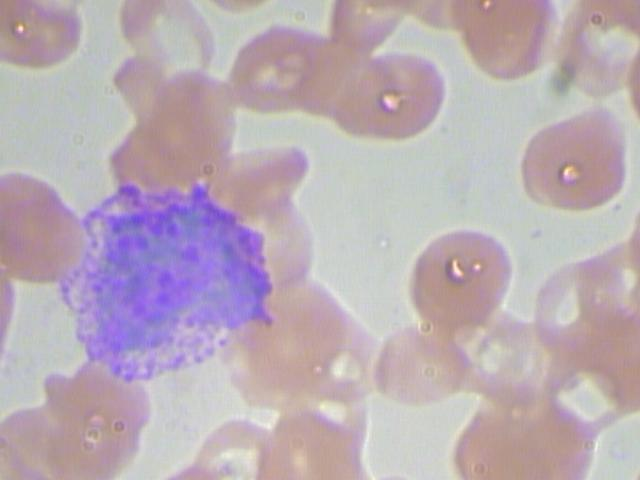
#> input picture BloodImage_00008.jpg, 640 x 480 px; its folder holds only this picture in this run
$ python -i Segmentation.py   (imports and definitions only)
#> lines starting #> are read from the running program, lines starting #| are printed output that depends on the picture

import cv2 as cv
import imageio
from sklearn.cluster import KMeans
import numpy as np
from sklearn.mixture import GaussianMixture
from sklearn.decomposition import NMF
from skimage.feature import peak_local_max
import os
import time

# [5 lines left out: function convert_hsv_circular, not called in this run]

def apply_median_filter(img_rgb, kernel_size=3):
    img_denoised = cv.medianBlur(img_rgb, kernel_size)
    return img_denoised

def rgb2od(I):
    I = I.astype(np.float32)
    I = np.clip(I, 1.0, 255.0)
    return -np.log(I / 255.0)

def od2rgb(OD):
    I = np.exp(-OD) * 255.0
    I = np.clip(I, 0, 255).astype(np.uint8)
    return I

def get_stain_matrix_macenko(I, beta=0.15, alpha=1.0):
    OD = rgb2od(I).reshape((-1, 3))
    mask = (OD.max(axis=1) > beta)
    ODhat = OD[mask]
    if ODhat.shape[0] < 10:
        raise ValueError("Not enough stained pixels found. Try lowering beta or use a different method.")
    _, _, Vt = np.linalg.svd(ODhat.T, full_matrices=False)
    V = Vt[:2, :].T
    projected = np.dot(ODhat, V)
    angles = np.arctan2(projected[:, 1], projected[:, 0])
    low, high = np.percentile(angles, [alpha, 100.0 - alpha])
    v1 = np.dot(V, [np.cos(low), np.sin(low)])
    v2 = np.dot(V, [np.cos(high), np.sin(high)])
    v1 = v1 / np.linalg.norm(v1)
    v2 = v2 / np.linalg.norm(v2)
    W = np.vstack((v1, v2)).T
    return W

# [4 lines left out: function get_concentrations_nnls, not called in this run]

def macenko_normalize(source_rgb, target_rgb, beta=0.15, alpha=1.0):
    Ws = get_stain_matrix_macenko(source_rgb, beta=beta, alpha=alpha)
    Wt = get_stain_matrix_macenko(target_rgb, beta=beta, alpha=alpha)
    h, w, _ = source_rgb.shape
    OD_s = rgb2od(source_rgb).reshape((-1, 3)).T
    Cs = get_concentrations_nnls(Ws, OD_s)
    OD_t = rgb2od(target_rgb).reshape((-1, 3)).T
    Ct = get_concentrations_nnls(Wt, OD_t)
    maxCt = np.percentile(Ct, 99, axis=1)
    maxCs = np.percentile(Cs, 99, axis=1)
    scaling = (maxCt / (maxCs + 1e-8))[:, np.newaxis]
    Cs_scaled = Cs * scaling
    OD_norm_flat = np.dot(Wt, Cs_scaled)
    OD_norm = OD_norm_flat.T.reshape((h, w, 3))
    img_norm_local = od2rgb(OD_norm)
    return img_norm_local

def nmf_normalize(source_rgb, target_rgb, n_components=2):
    h, w, _ = source_rgb.shape
    OD_s = rgb2od(source_rgb).reshape((-1, 3))
    OD_t = rgb2od(target_rgb).reshape((-1, 3))
    mask_s = OD_s.max(axis=1) > 0.15
    mask_t = OD_t.max(axis=1) > 0.15
    OD_s_hat = OD_s[mask_s]
    OD_t_hat = OD_t[mask_t]
    if OD_s_hat.shape[0] < 10 or OD_t_hat.shape[0] < 10:
        raise ValueError("Not enough stained pixels for NMF fallback.")
    nmf_t = NMF(n_components=n_components, init='nndsvda', random_state=0, max_iter=500)
    Ht = nmf_t.fit_transform(OD_t_hat)
    Wt = nmf_t.components_
    nmf_s = NMF(n_components=n_components, init='nndsvda', random_state=0, max_iter=500)
    Hs = nmf_s.fit_transform(OD_s_hat)
    Ws = nmf_s.components_
    maxHt = np.percentile(Ht, 99, axis=0)
    maxHs = np.percentile(Hs, 99, axis=0)
    scale = (maxHt / (maxHs + 1e-8))
    Hs_full = nmf_s.transform(OD_s)
    Hs_scaled = Hs_full * scale
    OD_norm = np.dot(Hs_scaled, Wt)
    OD_norm_img = OD_norm.reshape((h, w, 3))
    img_norm_local = od2rgb(OD_norm_img)
    return img_norm_local

def apply_macenko_normalization(img_denoised, ref_img_rgb):
    img_macenko = None
    last_error = None

    for beta in (0.15, 0.10, 0.05):
        for alpha in (1.0, 5.0, 10.0):
            try:
                img_macenko = macenko_normalize(img_denoised, ref_img_rgb, beta=beta, alpha=alpha)
                last_error = None
                break
            except Exception as e:
                last_error = e
        if img_macenko is not None:
            break

    if img_macenko is None:
        try:
            img_macenko = nmf_normalize(img_denoised, ref_img_rgb, n_components=2)
            last_error = None
        except Exception as e:
            last_error = e

    if img_macenko is None:
        print(f"⚠️ Normalization failed: {last_error}. Using denoised image.")
        return img_denoised

    return img_macenko

def apply_clahe(img_macenko, clip_limit=2.0, tile_grid_size=(8, 8)):
    lab = cv.cvtColor(img_macenko, cv.COLOR_RGB2LAB)
    L, A, B = cv.split(lab)
    clahe = cv.createCLAHE(clipLimit=clip_limit, tileGridSize=tile_grid_size)
    L_cl = clahe.apply(L)
    lab_cl = cv.merge((L_cl, A, B))
    img_clahe = cv.cvtColor(lab_cl, cv.COLOR_LAB2RGB)
    return img_clahe

def apply_log_enhancement(img_clahe, sigma=1.5, alpha=0.5):
    img_clahe_float = img_clahe.astype(np.float32) / 255.0
    ksize = int(2 * np.ceil(3 * sigma) + 1)

    img_log_edges = np.zeros_like(img_clahe_float)
    for i in range(3):
        blurred = cv.GaussianBlur(img_clahe_float[:,:,i], (ksize, ksize), sigma)
        laplacian = cv.Laplacian(blurred, cv.CV_32F, ksize=3)
        img_log_edges[:,:,i] = laplacian

    img_sharpened = img_clahe_float - alpha * img_log_edges
    img_sharpened = np.clip(img_sharpened, 0, 1)
    img_log_result = (img_sharpened * 255).astype(np.uint8)

    return img_log_result

def preprocess_image(img_rgb, ref_img_rgb=None):
    if ref_img_rgb is None:
        ref_img_rgb = img_rgb.copy()

    img_denoised = apply_median_filter(img_rgb, kernel_size=3)
    img_macenko = apply_macenko_normalization(img_denoised, ref_img_rgb)
    img_clahe = apply_clahe(img_macenko, clip_limit=2.0, tile_grid_size=(8, 8))
    img_preprocessed = apply_log_enhancement(img_clahe, sigma=1.5, alpha=0.5)

    return img_preprocessed

#K-Means
# [555 lines left out: functions kmeans_segmentation, bounded_opening, remove_unwanted_cells, remove_unwanted_cells_extended, bounded_opening_frs, separate_overlapping_rbc_with_gmm and 5 more, not called in this run]

>>> import cv2
>>> picture = cv2.cvtColor(cv2.imread('BloodImage_00008.jpg'), cv2.COLOR_BGR2RGB)
>>> result = preprocess_image(picture)
#> in rgb2od (call 10), `return -np.log(I / 255.0)`:
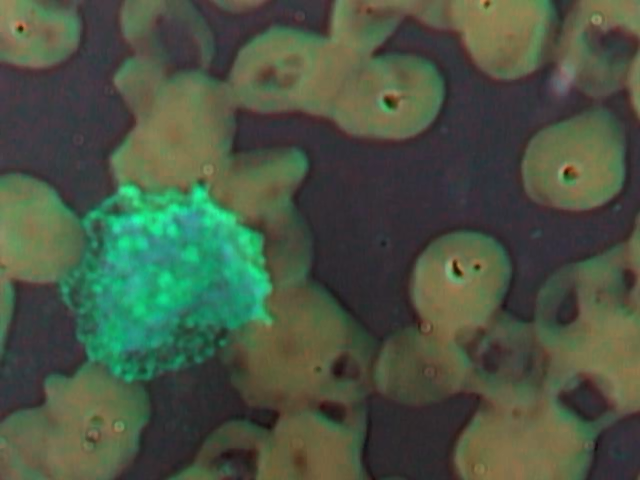
#> returned value: shape (480, 640, 3) float32; mean of channels 0, 1, 2 0.317, 0.405, 0.35; drawn with min black and max white
#> in nmf_normalize, `Ht = nmf_t.fit_transform(OD_t_hat)`: Ht = 306860 pairs, first value 0 to 0.0836, second value 0 to 0.175
#> in nmf_normalize, `Hs = nmf_s.fit_transform(OD_s_hat)`: Hs = 306915 pairs, first value 0 to 0.0815, second value 0 to 0.175
#> in nmf_normalize, `maxHt = np.percentile(Ht, 99, axis=0)`: maxHt = [0.0586, 0.119]
#> in nmf_normalize, `maxHs = np.percentile(Hs, 99, axis=0)`: maxHs = [0.0583, 0.119]
#> in nmf_normalize, `scale = (maxHt / (maxHs + 1e-8))`: scale = [1.01, 0.996]
#> in nmf_normalize, `Hs_full = nmf_s.transform(OD_s)`: Hs_full = 307200 pairs, first value 0 to 0.0815, second value 0 to 0.175
#> in nmf_normalize, `Hs_scaled = Hs_full * scale`: Hs_scaled = 307200 pairs, first value 0 to 0.0819, second value 0 to 0.175
#> in apply_clahe, `lab = cv.cvtColor(img_macenko, cv.COLOR_RGB2LAB)`: lab: shape (480, 640, 3); mean of channels 0, 1, 2 182.6, 136.5, 125.1
#> in apply_clahe, `L, A, B = cv.split(lab)`:
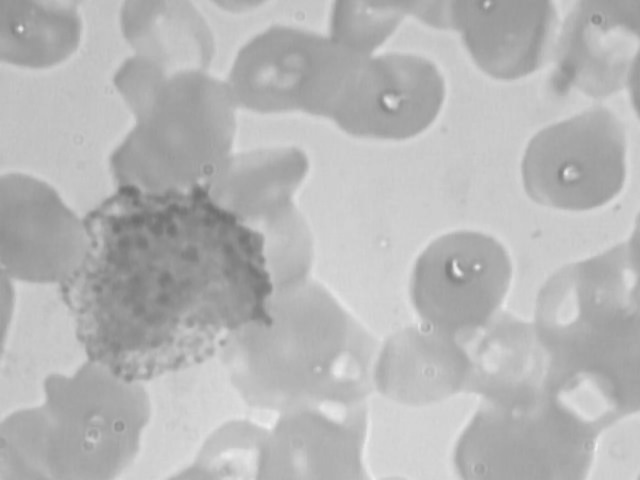
#> L: shape (480, 640); min 112, max 238, mean 182.6
#> in apply_clahe, `L, A, B = cv.split(lab)`:
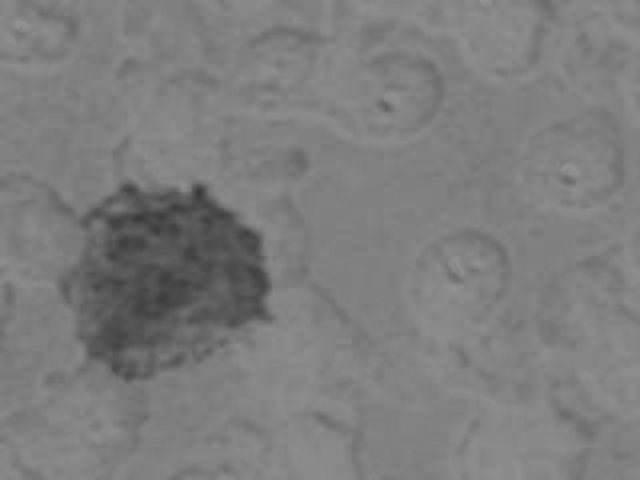
#> B: shape (480, 640); min 58, max 146, mean 125.1
#> in apply_clahe, `lab_cl = cv.merge((L_cl, A, B))`: lab_cl: shape (480, 640, 3); mean of channels 0, 1, 2 164.8, 136.5, 125.1
#> in apply_clahe, `img_clahe = cv.cvtColor(lab_cl, cv.COLOR_LAB2RGB)`:
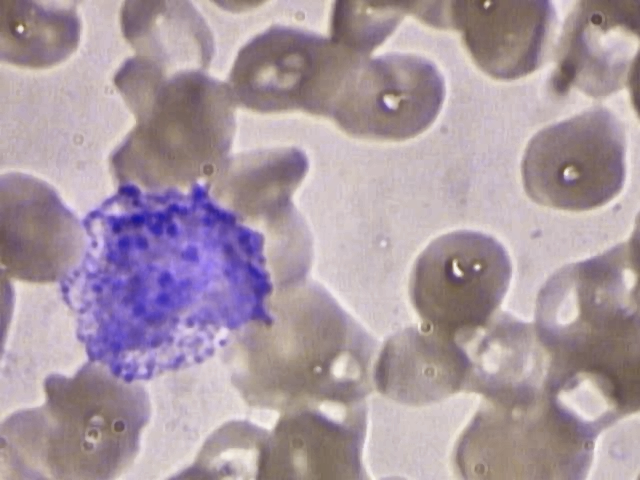
#> img_clahe: shape (480, 640, 3); mean R, G, B 169.5, 152.8, 162.5
#> the loop in apply_log_enhancement, `for i in range(3):` made 3 passes
#> pass 1, in apply_log_enhancement, `laplacian = cv.Laplacian(blurred, cv.CV_32F, ksize=3)`:
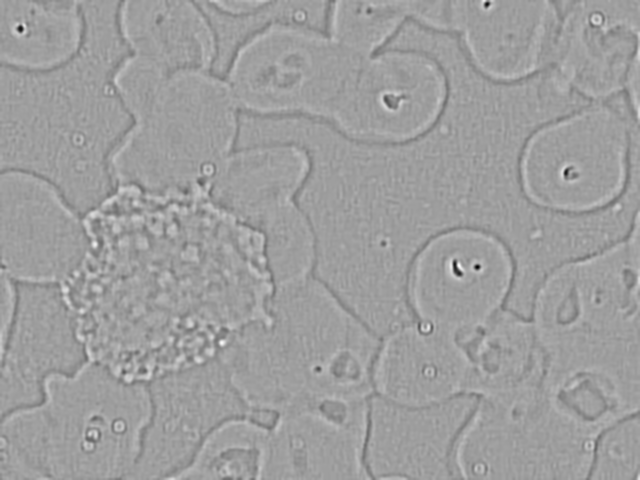
#> laplacian: shape (480, 640) float32; min -0.373, max 0.228, mean 1.99e-05; drawn with min black and max white
#> after the loop in apply_log_enhancement, `for i in range(3):`:
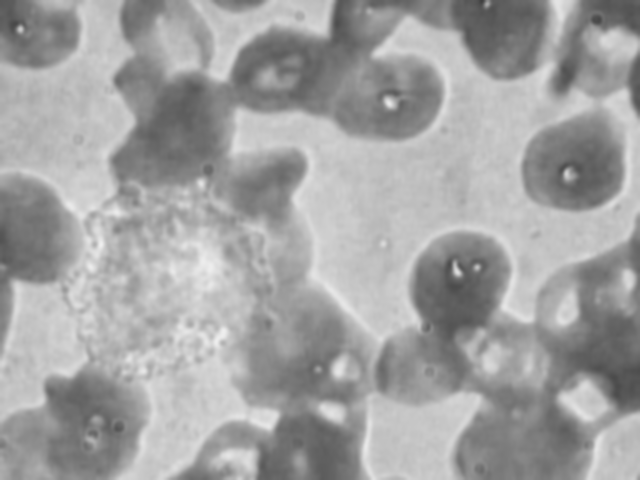
#> blurred: shape (480, 640) float32; min 0.247, max 0.938, mean 0.637
#> in apply_log_enhancement, `img_sharpened = img_clahe_float - alpha * img_log_edges`:
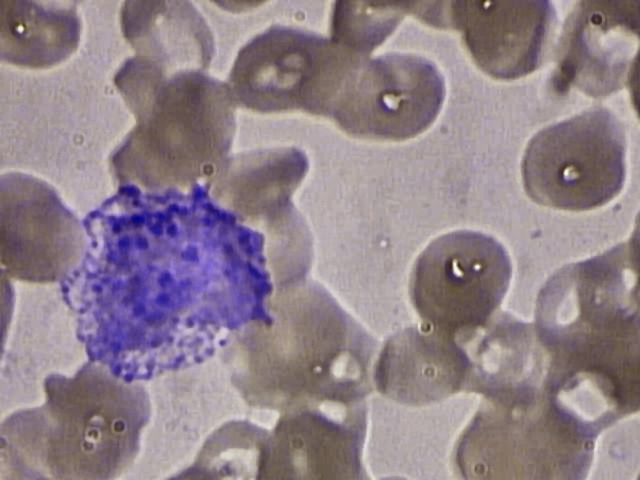
#> img_sharpened: shape (480, 640, 3) float32; mean R, G, B 0.665, 0.599, 0.637; drawn with min black and max white
